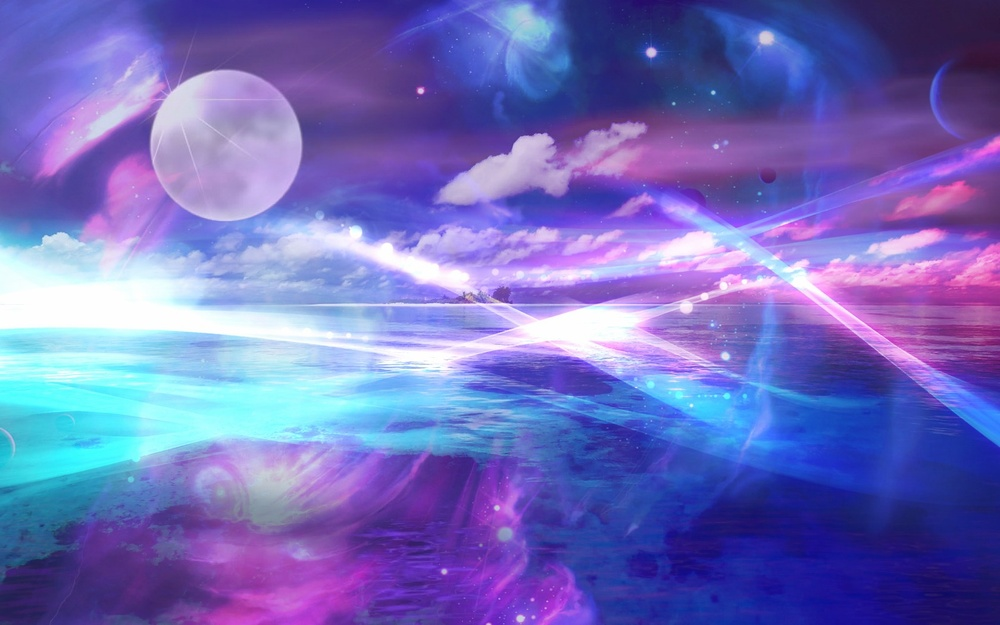
#> input picture images/273187.jpg, 1000 x 625 px, shrunk from 1680 x 1050 before the run
$ jupyter execute fancy_colors.ipynb
#> lines starting #> are read from the running program, lines starting #| are printed output that depends on the picture
# Colores en python 🌈

Una parte de mí tiene un mini TOC que ama ver los colores ordenados 💕 y se me ocurrió que ya debe existir una forma pythonesca de hacerlo 🐍. Luego de investigar un rato encontré que la respuesta siempre estuvo en el viej y confiable machine learning

En palabras simples, solo se le aplica un Kmeans a una imagen y eso entregará el resultado de los colores más representativos de esta, armando así la paleta de colores de la imagen

[cell 1]
import numpy as np
import cv2
from matplotlib import pyplot as plt
import colorsys

## Paso 1: leer la imagen

Para esto se utiliza **opencv** para leer la imagen y **matplotlib** para visualizarla

[cell 2]
def plot_single_image(img):
    plt.figure(figsize=(10,5),dpi=100)
    plt.imshow(img)
    plt.xticks([]),plt.yticks([])

def load_image(name,plot=True):
#> called with name = './images/273187.jpg', plot = True
    img = cv2.imread(name)
#> img is the input picture: shape (625, 1000, 3); mean B, G, R 188.4, 109.5, 113.2
    img = cv2.cvtColor(img, cv2.COLOR_BGR2RGB)
    if plot:
        plot_single_image(img)
    return img

[cell 3]
img=load_image('./images/273187.jpg')

## Paso 2: El cluster

[cell 4]
def get_k_colors(img,k,plot=True):
#> called with k = 5, plot = True
    Z = img.reshape((-1,3))
    Z = np.float32(Z)

    criteria = (cv2.TERM_CRITERIA_EPS + cv2.TERM_CRITERIA_MAX_ITER, 10, 1.0)

    ret,label,center=cv2.kmeans(Z,k,None,criteria,10,cv2.KMEANS_RANDOM_CENTERS)
#> ret = 1.11e+09; center = [[95.4, 182.4, 234.5], [172.4, 137.7, 220.7], [104.4, 80.07, 179], [205.4, 226.1, 248.6], [47.35, 46.63, 137.1]]

    center = np.uint8(center)
#> center = [[95, 182, 234], [172, 137, 220], [104, 80, 179], [205, 226, 248], [47, 46, 137]]
    res = center[label.flatten()].reshape((img.shape))
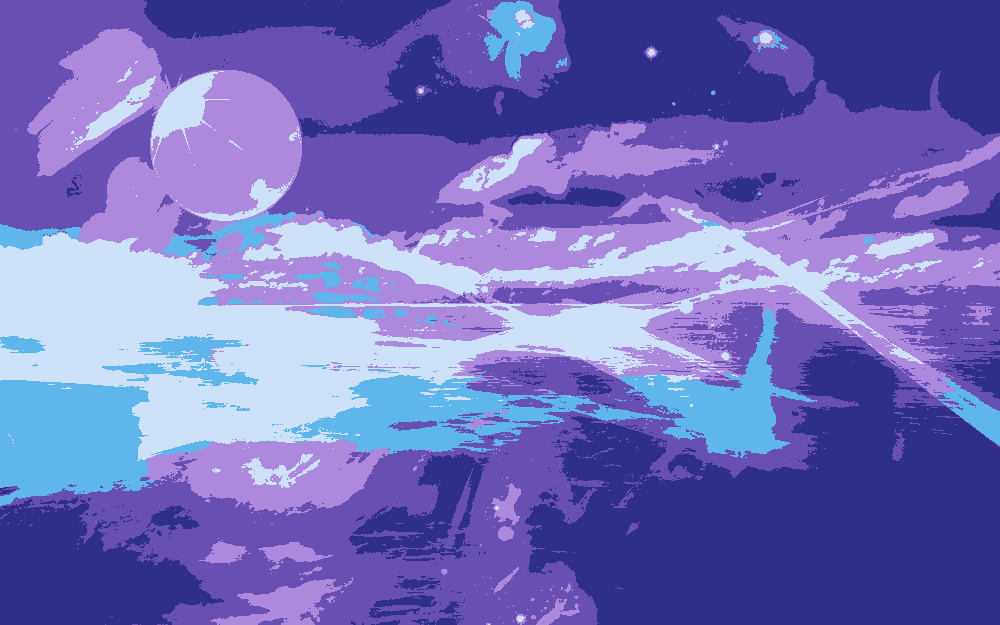
#> res: shape (625, 1000, 3); mean R, G, B 112.8, 109.1, 188.1
    if plot:
        plot_single_image(res)

    return center,res

[cell 5]
center,_= get_k_colors(img,5)

## Paso 3: Ver los resultados

[cell 6]
def plot_result(center,img):
    fig3 = plt.figure(constrained_layout=False,figsize=(5,5),dpi=100)
    gs = fig3.add_gridspec(2,len(center),wspace=0.1,hspace=0.01,height_ratios=[1, 4])

    color3=center.tolist()
#> color3 has the same summary as center in get_k_colors
    color3.sort(key=lambda rgb: colorsys.rgb_to_hls(*rgb))
    i=0
    for color in (color3):
        color_result = np.full((10, 10, 3), color, dtype=np.uint8)
        ax = fig3.add_subplot(gs[0,i])
        i=i+1
        ax.imshow(color_result)
        ax.set_axis_off()
#> this loop made 5 passes
#> after the loop, i = 5

    ax=fig3.add_subplot(gs[1,:])
    ax.imshow(img)
    ax.set_axis_off()

plot_result(center,img)
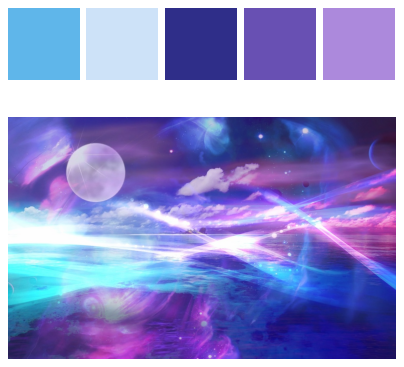
#> figure drawn by matplotlib, 6 panels

## Paso 4: Juntar todo en una sola función 💕

[cell 7]
def make_magic(path,n_colors=5):
    img= load_image(path,plot=False)
#> call 2 of load_image, with name = './images/2.jpeg', plot = False
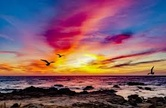
#> input picture images/2.jpeg, 166 x 108 px, shrunk from 279 x 181 before the run
#> in load_image, img is the input picture: shape (108, 166, 3); mean B, G, R 104.4, 91.5, 131.7
    center,_ =get_k_colors(img,n_colors,plot=False)
#> call 2 of get_k_colors, with k = 5, plot = False
#> in get_k_colors (call 2), `ret,label,center=cv2.kmeans(Z,k,None,criteria,10,cv2.KMEANS_RANDOM_CEN..`: ret = 41628131.6; label = 17928 values, max 4 at index 0, min 0 at index 69, mean 1.83; center = [[142.4, 60.15, 98.52], [196, 145.9, 141.7], [221.8, 142, 53.34], [44.14, 23.06, 27.81], [62.92, 94.19, 160.2]]
#> in get_k_colors (call 2), `center = np.uint8(center)`: center = [[142, 60, 98], [195, 145, 141], [221, 141, 53], [44, 23, 27], [62, 94, 160]]
#> in get_k_colors (call 2), `res = center[label.flatten()].reshape((img.shape))`:
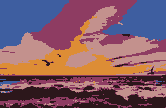
#> res: shape (108, 166, 3); mean R, G, B 131, 91.1, 103.8
    plot_result(center,img)
#> the loop in plot_result (call 2), `for color in (color3):` made 5 passes

make_magic('./images/2.jpeg')
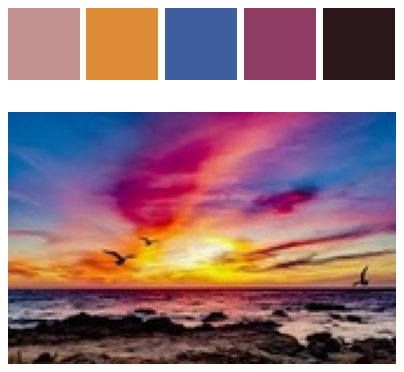
#> figure drawn by matplotlib, 6 panels

[cell 8]
make_magic('./images/3.jpeg',n_colors=10)
#> call 3 of load_image, with name = './images/3.jpeg', plot = False
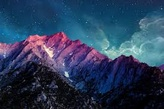
#> input picture images/3.jpeg, 164 x 109 px, shrunk from 275 x 183 before the run
#> in load_image, img is the input picture: shape (109, 164, 3); mean B, G, R 89.2, 61.2, 42.9
#> call 3 of get_k_colors, with k = 10, plot = False
#> in get_k_colors (call 3), `ret,label,center=cv2.kmeans(Z,k,None,criteria,10,cv2.KMEANS_RANDOM_CEN..`: ret = 8004623.3; label = 17876 values, max 9 at index 5304, min 0 at index 3, mean 5.26; center = [[23.09, 26.44, 54.58], [204.9, 145, 170], [28.03, 88.46, 123], [61.88, 115.3, 142.4], [141, 187.9, 192.3], [143.9, 92.83, 138.9], [94.42, 149.9, 164.5], [19.78, 56.17, 93.82], [7.19, 8.18, 17.86], [81.65, 59.37, 104]]
#> in get_k_colors (call 3), `center = np.uint8(center)`: center = [[23, 26, 54], [204, 145, 169], [28, 88, 123], [61, 115, 142], [140, 187, 192], [143, 92, 138], [94, 149, 164], [19, 56, 93], [7, 8, 17], [81, 59, 103]]
#> in get_k_colors (call 3), `res = center[label.flatten()].reshape((img.shape))`:
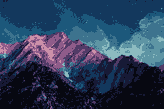
#> res: shape (109, 164, 3); mean R, G, B 42.5, 60.9, 88.5
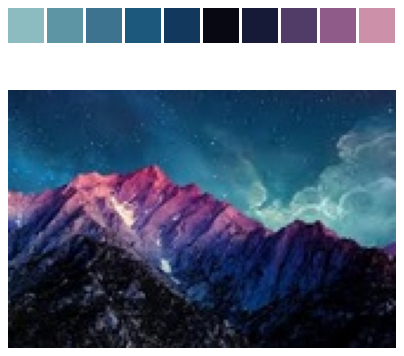
#> figure drawn by matplotlib, 11 panels
